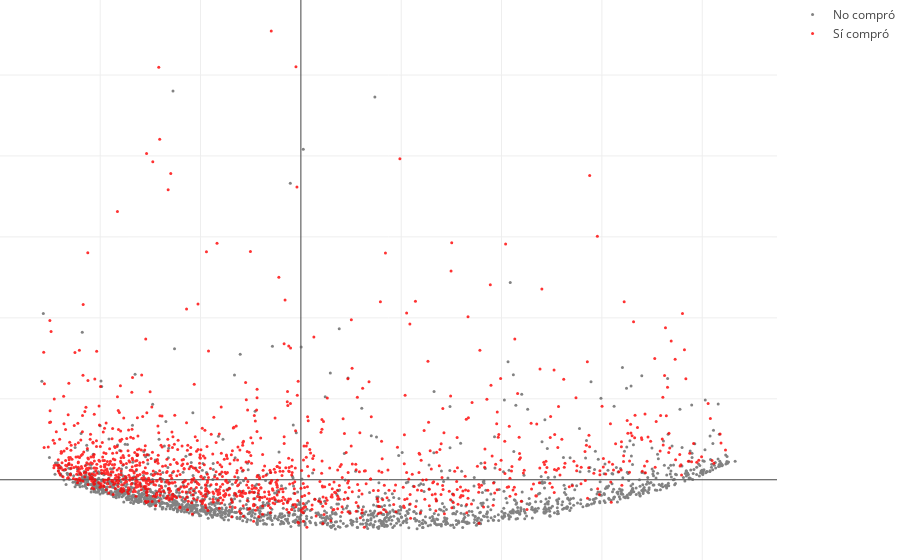

The notebook cell this image was saved under:
### Code cell
# Vamos a pasar los y=0 por un lado y los y=1 para poder diferenciarlos con un marcador

trace0= (go.Scatter(
    x= features_0[:,0],
    y= features_0[:,1],
    mode='markers',
    marker=dict(color='rgb(100, 100, 100)', size=3),
    opacity=0.8,
    name='No compró'))



trace1= (go.Scatter(
    x= features_1[:,0],
    y= features_1[:,1],
    mode='markers',
    marker=dict(color='rgb(255, 0, 0)', size=3),
    opacity=0.8,
    name= 'Sí compró'))

data = [trace0, trace1]
layout = go.Layout(
    margin=dict(
        l=0,
        r=0,
        b=0,
        t=0
    )
)
    
fig = go.Figure(data=data, layout=layout)
py.iplot(fig, filename='scatter-mode')

### Figure 1 — Plotly figure (JSON) as saved in the notebook; plotly's stock layout.template omitted (floating-point values rounded to 4 significant figures; data arrays with more than 128 entries replaced by an {"elided": "..."} marker saying what was removed)
{"data": [{"marker": {"color": "rgb(100, 100, 100)", "size": 3}, "mode": "markers", "name": "No compró", "opacity": 0.8, "type": "scatter", "x": {"elided": "1713 float values"}, "y": {"elided": "1713 float values"}}, {"marker": {"color": "rgb(255, 0, 0)", "size": 3}, "mode": "markers", "name": "Sí compró", "opacity": 0.8, "type": "scatter", "x": {"elided": "1287 float values"}, "y": {"elided": "1287 float values"}}], "layout": {"margin": {"b": 0, "l": 0, "r": 0, "t": 0}}}
